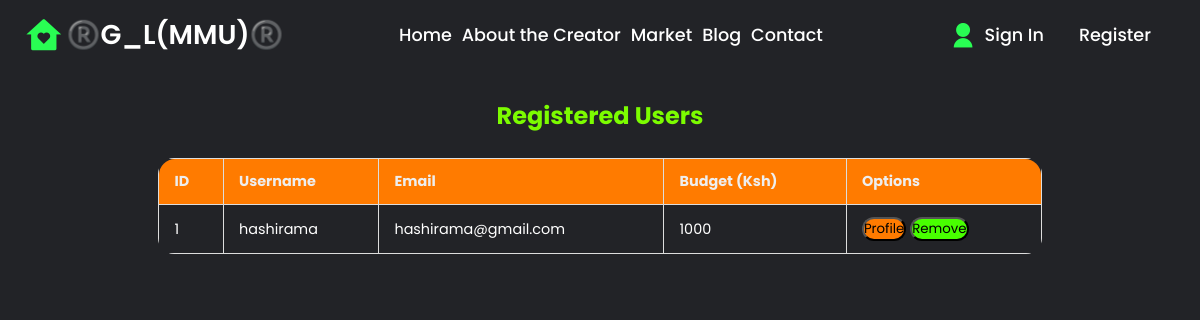
Page /mypeople on the earlier database version.
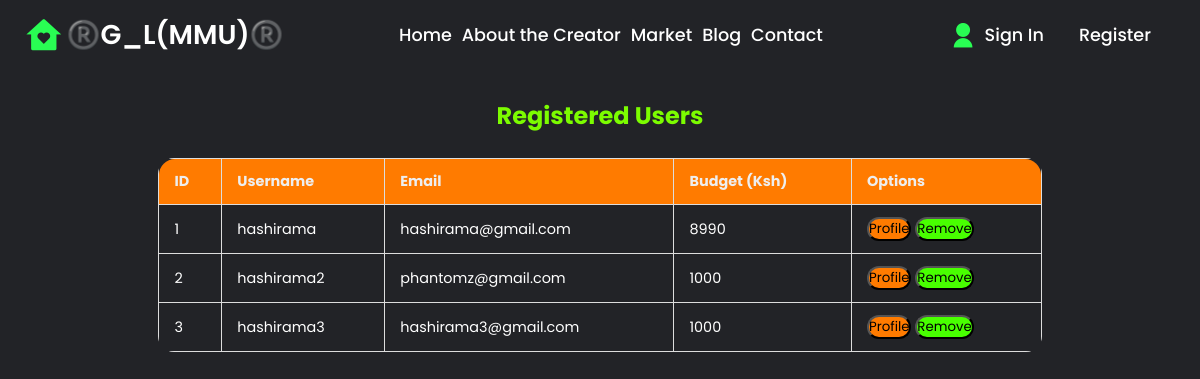
Same page on the later database version.
### market/models.py (models this page shows, shortened)
class User(db.Model, UserMixin):
    id = db.Column(db.Integer(), primary_key=True)
    username = db.Column(db.String(length=30), nullable=False, unique=True)
    email_address = db.Column(db.String(length=58), nullable=False, unique=True)
    pass_hash = db.Column(db.String(length=60), nullable=False)
    budget = db.Column(db.Integer(), nullable=False, default=1000)
    items = db.relationship('Item', backref='owned_user', lazy=True)
    @property
    def password(self):
        return self.password

### market/routes.py (the view)
@app.route('/mypeople')
def users_page():
    users = User.query.all()
    return render_template('not.html', users=users)

### market/templates/not.html (shortened to what this page needs)
<!DOCTYPE html>
<html lang="en">
<head>
    <link rel="stylesheet" href="{{ url_for('static', filename='css/styles.css') }}">
    <link href="https://cdn.jsdelivr.net/npm/remixicon@4.5.0/fonts/remixicon.css" rel="stylesheet"/>
    <link rel="stylesheet" href="https://unpkg.com/boxicons@latest/css/boxicons.min.css">
</head>
<body id="mrktb" class="mkrtbay">
    <header style="padding-bottom: 50px;">
        <a href="{{ url_for('home_page') }}" class="logo"><i class="ri-home-heart-fill"></i><span>®️G_L(MMU)®️</span> </a>
        <ul class="navbar">
            <li><a href="{{ url_for('home_page') }}" >Home</a> </li>
            <li><a href="{{ url_for('about_page') }}">About the Creator</a></li>
            <li><a href="{{ url_for('market_page') }}">Market</a></li>
            <li><a href="{{ url_for('blog_page') }}">Blog</a></li>
            <li><a href="{{ url_for('contact_page') }}"> Contact</a></li>
        </ul>
        {% if current_user.is_authenticated %}
            <ul class="navbar-nav">
                <li class="nav-item">
                    <a class="nav-link" style="color: lawngreen; font-weight: bold">
                        <i class="fas fa-coins"></i>
                        {{ current_user.prettier_budget }}
                    </a>
                </li>
                <li class="nav-item">
                    <a class="nav-market">Welcome, {{ current_user.username }}</a>
                </li>
                <li class="nav-item">
                    <a class="nav-link" href="{{ url_for('logout_page') }}">Logout</a>
                </li>
            </ul>
        {% else %}
            <div class="main">
                <a href="{{ url_for('login_page') }}" class="user"><i class="ri-user-fill"></i>Sign In</a>
                <a href="{{ url_for('register_page') }}">Register</a>
            </div>
        {% endif %}
    </header>
    <div class="tables">
        <div class="table-cont">
            <h2 style="text-align: center; color: lawngreen; margin-bottom: 20px;">Registered Users</h2>
            <table class="cont-tables">
                <thead>
                    <tr class="table-hrow">
                        <th>ID</th>
                        <th>Username</th>
                        <th>Email</th>
                        <th>Budget (Ksh)</th>
                        <th>Options</th>
                    </tr>
                </thead>
                <tbody>
                    {% for user in users %}
                    <tr id="tr12">
                        <td>{{ user.id }}</td>
                        <td>{{ user.username }}</td>
                        <td>{{ user.email_address }}</td>
                        <td>{{ user.budget }}</td>
                        <td>
                            <button class="btn btn-outline btn-info" id="bt23">Profile</button>
                            <button class="btn btn-outline btn-danger" id="bt24">Remove</button>
                        </td>
                    </tr>
                    {% endfor %}
                </tbody>
            </table>
        </div>
    </div>
</body>
</html>

Differences in the rows shown:
changed User "hashirama": budget "1000" → "8990"
added User: id "2", username "hashirama2", email_address "phantomz@gmail.com", budget "1000"
added User: id "3", username "hashirama3", email_address "hashirama3@gmail.com", budget "1000"
